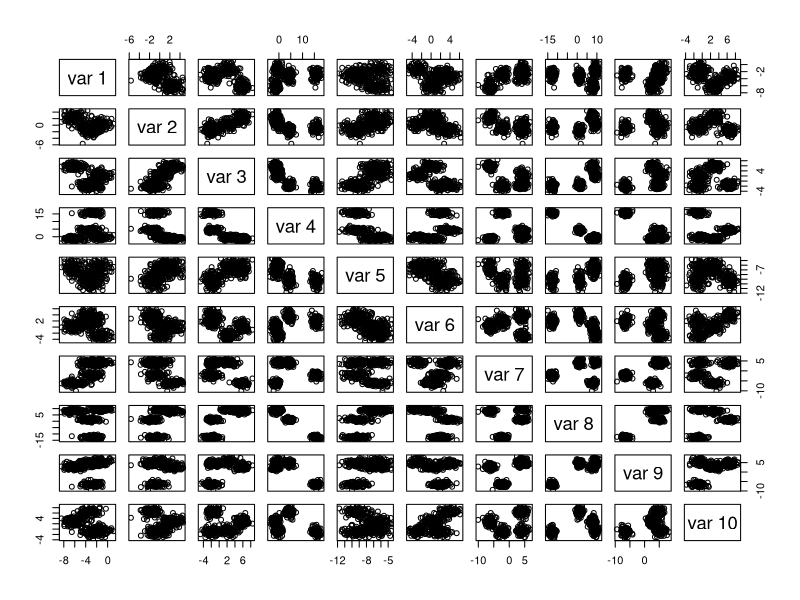
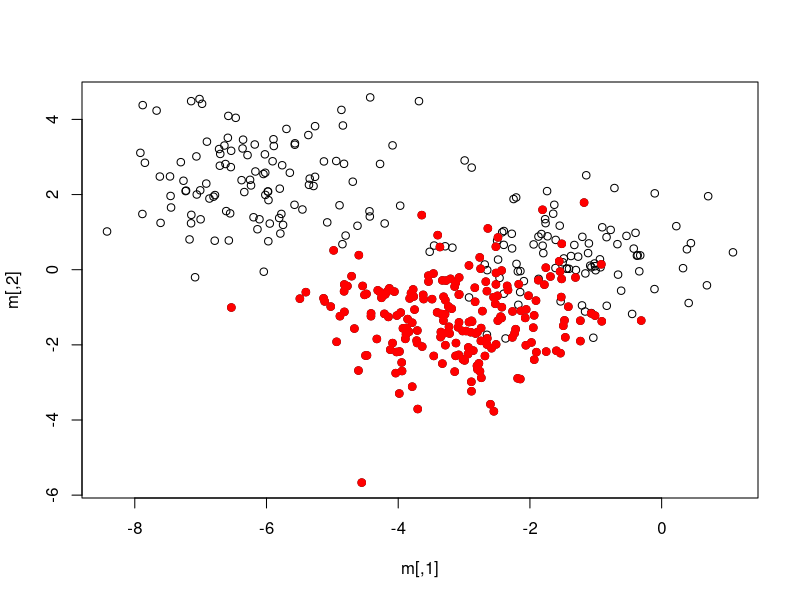

Reproduce these figures in R, in order.
## ---- chunk 1
#output_wrapper
library(knitr)
hook_output = knit_hooks$get('output')
knit_hooks$set(output = function(x, options) {
  # this hook is used only when the linewidth option is not NULL
  if (!is.null(n <- options$linewidth)) {
    x = xfun::split_lines(x)
    # any lines wider than n should be wrapped
    if (any(nchar(x) > n)) x = strwrap(x, width = n)
    x = paste(x, collapse = '\n')
  }
  hook_output(x, options)
})

#Credit to:
#https://github.com/yihui/knitr-examples/blob/master/077-wrap-output.Rmd
## ---- chunk 2
knitr::opts_chunk$set(echo = TRUE)
knitr::opts_chunk$set(tidy=TRUE, tidy.opts=list(width.cutoff=75), linewidth=75)
knitr::opts_chunk$set(comment = "")
## ---- chunk 3
library(MASS)
set.seed(2)
n_samples <- 400 
#400 items, what we want to predict 
n_features <- 10 
#simple to see if it is working or not , ind variables, variables we use to predict the independent values 
n_patterns <- 2 #clusters per label
class_label <- as.factor(sample(c("A", "B"), n_samples, replace = T))
categories <- levels(class_label) #wich options for discrete variable

m <- matrix(nrow=n_samples, ncol = n_features) #To save generated data

for (cat in categories) {
  ids_cate <- which(class_label==cat) #indexes for each category
  pattern <- sample(1:n_patterns, length(ids_cate), replace = T)
  for (pat in 1:n_patterns) {
    #count number of equal patterns to find important
    n_ids_cate_with_pattern <- sum(pattern==pat)
    mus <- rnorm(n_features, mean = 0, sd= 5 ) 
    #the sd is large because that way the knn will be confused and will focus on the ones we want 
    X <- mvrnorm(n_ids_cate_with_pattern, mu = mus, Sigma = diag(n_features)) 
    #covariance matrix of 0s and 1s
    m[ids_cate[pattern==pat],] <- X #place new points in matrix
  }
}
pairs(m)
plot(m)
points(m[class_label=="A",1],m[class_label=="A",2], pch=19, col="red")

safe_m<-m #save m in a backup variable just in case
## ---- chunk 4
m<-safe_m #get m just in case it's been modified
random_features <- 1000 - n_features 
#take 990 -> 1000-10, we want to add 990 cols to the existing matrix
random_mean <- mean(m)
random_sd <- sd(m) #you need a mean and sd to generate the data

#990 times(one per column) create a vector of 400 features and add it to m as a column
for (n in 1:random_features){
  random_feature <- rnorm(n_samples, random_mean, random_sd)
  m <- cbind(m, random_feature)
}
## ---- chunk 5
library(class)
#get 70% of the data frame randomly as indices, then get the data using the indices and get the labels belonging to this indexes as well
train_index <- sample(1:n_samples, 0.7*n_samples) #70% data is for training
train_data<-m[train_index, ] #get the data from the indices (each index is a row)
train_dLabels<-class_label[train_index]

#do the same with the remaining 30%
test_index<-setdiff(1:n_samples, train_index) #30% data is for testing
test_data<-m[test_index, ]
test_dLabels<-class_label[test_index]
## ---- chunk 6
#use the knn predictor and get the accuracy of the model
pred_knn<-knn(train=train_data, test=test_data, cl=train_dLabels)
## ---- chunk 7
cat("Predicted classes\n");print(summary(pred_knn))
cat("Actual classes\n"); print(table(test_dLabels))
cat("Accuracy of: ", mean(pred_knn==test_dLabels))
## ---- chunk 8
#Create function that selects random chromosome position, generates a random value unique in the chromosome and places in the randomly selected position
mutation<-function(data){
  
  remaining_values <- setdiff(1:1000, data)#get the unique value list
  
  rand_pos<-sample(1:length(data), 1)#get the position
  
  unique_rand_num <- sample(remaining_values, 1)#get the random number
  
  data[rand_pos]=unique_rand_num #define the value in the chosen position
  
  return(data)
}

example_vec<-as.vector(seq(1, 1000))
example_vec<-sample(example_vec, 10)
example_vec_mut<-mutation(example_vec)
## ---- chunk 9
cat("Pre mutation:", example_vec)
cat("\nPost motation", example_vec_mut)
## ---- chunk 10
#select columns from training data (columns are chromosomes)(we input indexes)
phenotype<-function(chr_index, traing_data){
  selected_chr<-traing_data[, chr_index]
  
  return(selected_chr)
}

example_vec_Phe<-phenotype(example_vec, train_data)
head(example_vec_Phe)
## ---- chunk 11
#Implement the phenotype to filter the input data to only have the chr we are interested in(data from training)
#Then do a prediction using knn, and get the accuracy

fitness<-function(chr_index, training_data, test_data, train_class, test_class){
  #Generate phentype
  phe_data<-phenotype(chr_index, training_data)
  
  #phenotype data is smaller, we reduce test as well
  selected_tst_data<-test_data[, chr_index]
  
  #run knn model with phenotype data
  pred_knn<-knn(train=phe_data, test=selected_tst_data, cl=train_class)
  
  return(mean(pred_knn==test_class))
}

acu<-fitness(example_vec, train_data, test_data, train_dLabels, test_dLabels)
## ---- chunk 12
cat("The accuracy is of:", acu)
## ---- chunk 13
#Define generations, population size, etc
N<-30 #Pop size
n_of<-5 #Childs per generation
gen<-50 #Number of generations
chr_len<-20
total_chr_ind<-1:1000 #what example_vec was previously

#Make function to create population
create_population<-function(N, chr_len, total_chr_ind){
  population<-list() #will be list of lists
  for (i in 1:N){ #create the population
    #get chr_len number of chromosomes from the total
    chr<-sample(total_chr_ind, chr_len)
    #save the chromosomes in a list in the total population list
    population[[i]]<-chr
  }
  return(population)
}

population<-create_population(N, chr_len, total_chr_ind)
length(population)
## ---- chunk 14
#Compute fitness for all populations
fitness_fromList<-function(N, pop, train_data, test_data, train_dLabels, test_dLabels){
  total_fitness<-numeric(N)#create vector
  for (i in 1:N){
    pop<-population[[i]] #compute finess for each case an place it in vector
    total_fitness[i]<-fitness(pop, train_data, test_data, train_dLabels, test_dLabels) 
  }
  return(total_fitness)
}

total_fitness<-fitness_fromList(N, pop, train_data, test_data, train_dLabels, test_dLabels)
## ---- chunk 15
cat("The average fitness for the inital population is", mean(total_fitness))
## ---- chunk 16
#evolution<-function(){}
#Do the whole evolutive process
for (i in 1:gen){
  #select one of the N populations
  select_pop<-population[sample(1:N, 1)]
  
  #Mutate population to add offsprings
  newGen<-numeric(n_of)
  for (off in n_of){
    newGen[off]<-mutation(select_pop)
  }
  
  #add new generation to population
  population<-c(population, newGen)
  #Compute fitness from newGen
  newGen_fit<-fitness_fromList(n_of, newGen, train_data, test_data, train_dLabels, test_dLabels)
  #add newGen fitness to existing
  total_fitness<-c(total_fitness, newGen_fit)
  
  #Pick best solutions
  
  #Rank by fitness
  ranked_indices_Fit <- order(total_fitness, decreasing = TRUE)
  
  #Pick best options
  best_pop<-population[ranked_indices_Fit[1:N]]
  best_fit<-total_fitness[ranked_indices_Fit[1:N]]
}

#Choose absolute best fitness and offspring
Test_fit<-max(best_fit)
Tbest_pop<-best_pop[[which.max(best_fit)]]
## ---- chunk 17
cat("Best total fitness:", Test_fit)
cat("\nBest total population(its chr indexes):", Tbest_pop)
## ---- chunk 18
#Run KNN from best solution

#fit size of training data to same size as the best population
train_best<-phenotype(Tbest_pop, train_data)

#create reduced test as well
test_best<-test_data[, Tbest_pop]

#Run knn
pred_knn<-knn(train=train_best, test=test_best, cl=train_dLabels)
## ---- chunk 19
#Accuracy
cat("Accuracy for the best case is",mean(pred_knn==test_dLabels))
cat("\nThe ES-KNN algorithm can be applied to the dataset.\n")
